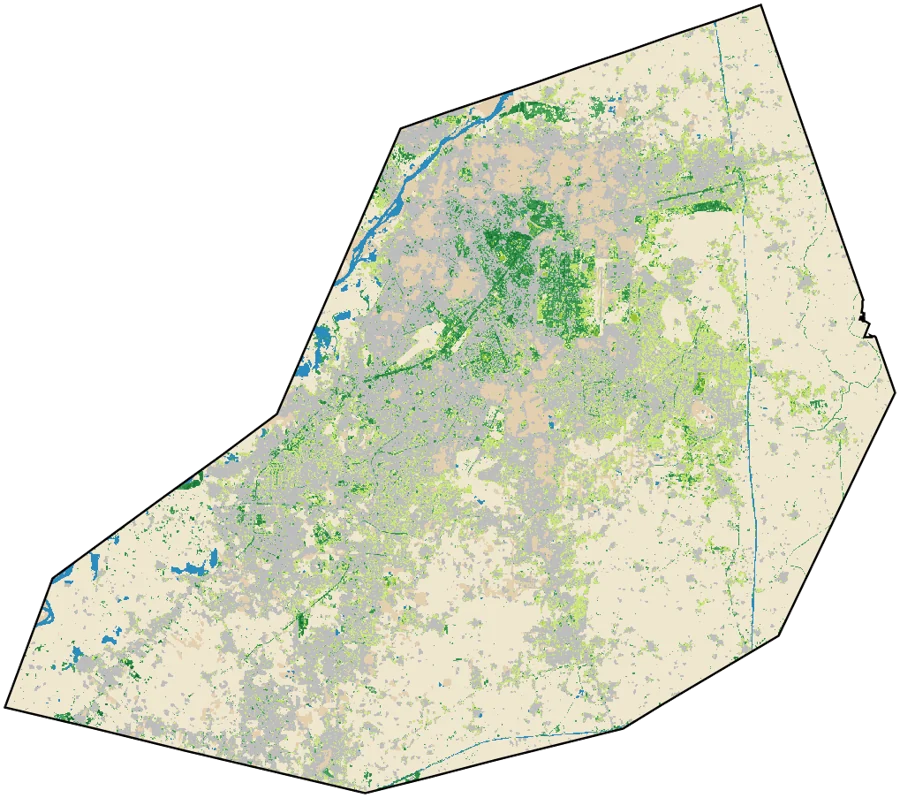
#> input picture docs/img/map_2025.webp, 900 x 798 px, given in place of map_2025.png, which was not available
$ python build_carousel.py ../docs/img/map_2025.webp ../docs/img/map_change.webp
#> lines starting #> are read from the running program, lines starting #| are printed output that depends on the picture
"""Build the LinkedIn carousel (7 slides, 4:5) from the study's saved numbers and the story site's map images.

Usage:
  python -I build_carousel.py <map_dir> <out_dir>

<map_dir> holds map_2025, map_change (.png or .webp, transparent outside the district); larger maps give
sharper slides. Slides are laid out on a 1080 x 1350 grid and drawn at 2x (2160 x 2700) so text and charts stay
crisp. Writes slide_1.png ... slide_7.png and lahore_city_of_gardens_carousel.pdf (upload the PDF to LinkedIn as a
document). Colours and wording follow the story site (docs/index.html).
"""
import os
import sys

from PIL import Image, ImageDraw, ImageFont

S = 2                                   # drawing scale: 1080 x 1350 layout, 2160 x 2700 pixels
W, H = 1080, 1350
FONT_DIR = r'C:\Windows\Fonts'
PAPER, CARD, INK, INK2, MUTED, LINE = '#f6f3ea', '#fffdf8', '#14231d', '#3d4a44', '#6b756f', '#e3ddcf'
BRAND, GOLD, RED = '#14532d', '#c98714', '#b4361f'
C = {'trees': '#1f6e3d', 'grass': '#9cc44a', 'built': '#6b7280', 'crops': '#c98714', 'water': '#2f8ad0', 'bare': '#c0573a'}
N_SLIDES = 7

# ---------------------------------------------------------------- the study's numbers (saved results, November 2026)
YEARS = [2019, 2020, 2021, 2022, 2023, 2024, 2025]
TREES = [62.92, 67.24, 73.45, 76.85, 74.04, 68.82, 69.81]
GRASS = [144.32, 147.92, 151.82, 153.43, 154.85, 156.60, 171.40]
CROP_CHANGE = [0, 12, -24, -48, -73, -63, -66]      # farmland, this study's crop model, km² since 2019
BUILT_CHANGE = [0, 11, -7, 28, 88, 71, 66]          # built-up, Google Dynamic World, km² since 2019
BUDGET = [('trees', 'Trees', 70), ('grass', 'Grass, lawns, parks', 171), ('built', 'Built-up', 496),
          ('crops', 'Cropland', 748), ('water', 'Water', 11), ('bare', 'Bare ground', 197)]
CROP_SEASONS = [('Two crops a year', 603, '#8a5a00'), ('Winter only', 89, '#c98714'),
                ('Summer only', 49, '#e3b860'), ('Unclear', 8, '#efdcae')]
GAINS = [('DHA Phase 7', 16), ('Govt Servants Housing', 16), ('Lakhoder (Mehmood Booti)', 15), ('DHA Phase 8', 14)]


def font(name, size):
    return ImageFont.truetype(os.path.join(FONT_DIR, name), int(size * S))


SERIF_B = lambda s: font('georgiab.ttf', s)
SANS = lambda s: font('segoeui.ttf', s)
SANS_B = lambda s: font('segoeuib.ttf', s)
SANS_SB = lambda s: font('seguisb.ttf', s)
SYM = lambda s: font('seguisym.ttf', s)      # arrows and ticks (missing from Georgia and Segoe UI Bold)


class Draw:
    """ImageDraw on the 2x canvas, addressed in 1080 x 1350 layout units."""

    def __init__(self, im):
        self.d = ImageDraw.Draw(im)

    @staticmethod
    def _p(v):
        return [x * S for x in v]

    def text(self, xy, t, font, fill, anchor=None):
        self.d.text(self._p(xy), t, font=font, fill=fill, anchor=anchor)

    def textlength(self, t, font):
        return self.d.textlength(t, font=font) / S

    def line(self, pts, fill, width=1, joint=None):
        flat = [c * S for p in pts for c in (p if isinstance(p, tuple) else (p,))]
        self.d.line(flat, fill=fill, width=int(width * S), joint=joint)

    def rectangle(self, box, fill):
        self.d.rectangle(self._p(box), fill=fill)

    def rounded_rectangle(self, box, radius, fill=None, outline=None, width=1):
        self.d.rounded_rectangle(self._p(box), radius=radius * S, fill=fill, outline=outline, width=int(width * S))

    def ellipse(self, box, fill, outline=None, width=1):
        self.d.ellipse(self._p(box), fill=fill, outline=outline, width=int(width * S))


def wrap(d, text, f, width):
    lines, line = [], ''
    for w in text.split():
        t = (line + ' ' + w).strip()
        if d.textlength(t, f) <= width:
            line = t
        else:
            lines.append(line)
            line = w
    lines.append(line)
    return lines


def text_block(d, xy, text, f, fill, width, gap=1.3):
    x, y = xy
    for ln in wrap(d, text, f, width):
        d.text((x, y), ln, f, fill)
        y += f.size / S * gap
    return y


def runs(d, x, y, parts):
    """Draw [(text, font, colour), ...] side by side on one baseline row; returns the end x."""
    for t, f, c in parts:
        d.text((x, y), t, f, c, anchor='ls')
        x += d.textlength(t, f)
    return x


def base(n, kicker, title, dark=False):
#> called with n = 1, kicker = '', title = '', dark = True
    im = Image.new('RGB', (W * S, H * S), BRAND if dark else PAPER)
    d = Draw(im)
    y = 0
    if not dark:
        d.rectangle([0, 0, W, 10], BRAND)
        d.text((70, 62), kicker.upper(), SANS_B(24), GOLD)
        y = text_block(d, (70, 100), title, SERIF_B(58), INK, W - 140, 1.15)
    fc = '#cfe3cb' if dark else MUTED
    d.text((70, H - 74), 'City of Gardens? · Muhammad Ejaz Sarwar (PAS)', SANS(22), fc)
    for i in range(N_SLIDES):
        cx = W - 70 - (N_SLIDES - 1 - i) * 22
        d.ellipse([cx - 6, H - 68, cx + 6, H - 56], fill=(GOLD if i == n - 1 else ('#4a7a5c' if dark else LINE)))
    return im, d, y


def card(d, box, fill=CARD):
    d.rounded_rectangle(box, radius=24, fill=fill, outline=LINE, width=2)


def find_map(folder, name):
#> called with folder = '../docs/img/map_2025.webp', name = 'map_2025'
    for ext in ('.png', '.webp'):
        p = os.path.join(folder, name + ext)
        if os.path.exists(p):
            return p
    raise FileNotFoundError(name)


def paste_map(im, path, box):
#> called with path = '../docs/img/map_2025.webp/map_2025.png', box = (85, 660, 995, 1160)
    m = Image.open(path).convert('RGBA')
#> m is the input picture: PIL image 900x798 RGBA; mean R, G, B, A 119.6, 122.4, 106, 145.6
    bw, bh = (box[2] - box[0]) * S, (box[3] - box[1]) * S
    m.thumbnail((bw, bh), Image.LANCZOS) if m.width > bw or m.height > bh else None
    if m.width < bw and m.height < bh:
        k = min(bw / m.width, bh / m.height)
        m = m.resize((int(m.width * k), int(m.height * k)), Image.LANCZOS)
#> m: PIL image 1127x1000 RGBA
    x = box[0] * S + (bw - m.width) // 2
    y = box[1] * S + (bh - m.height) // 2
    im.paste(m, (int(x), int(y)), m)
    return x / S, y / S, m.width / S, m.height / S


def stat_card(d, box, big, caption, colour):
    card(d, box)
    x0, y0 = box[0] + 30, box[1] + 22
    if isinstance(big, list):
        runs(d, x0, y0 + 76, big)
    else:
        d.text((x0, y0), big, SERIF_B(74), colour)
    text_block(d, (x0, y0 + 108), caption, SANS(27), INK2, box[2] - box[0] - 60)


def tick(d, cx, cy, ok):
    d.ellipse([cx - 23, cy - 23, cx + 23, cy + 23], fill='#2f7d4f' if ok else '#b7791f')
    if ok:
        d.line([(cx - 11, cy + 1), (cx - 3, cy + 10), (cx + 12, cy - 9)], fill='#ffffff', width=5, joint='curve')
    else:
        d.text((cx, cy + 1), '!', SANS_B(30), '#ffffff', anchor='mm')


# ---------------------------------------------------------------- slides
def slide1(maps):
    im, d, _ = base(1, '', '', dark=True)
    d.text((70, 90), 'LAHORE DISTRICT · 2019–2025 · FROM SPACE', SANS_B(26), '#f2c45a')
    d.text((64, 140), 'City of', SERIF_B(130), '#ffffff')
    d.text((64, 290), 'Gardens?', SERIF_B(150), '#f2c45a')
    d.text((70, 488), 'Grass cover up. Fields down.', SERIF_B(52), '#ffffff')
    d.text((70, 553), 'Trees still at 4%.', SERIF_B(52), '#f6a58c')
    d.rounded_rectangle([70, 650, W - 70, 1170], radius=28, fill=PAPER)
    paste_map(im, find_map(maps, 'map_2025'), (85, 660, W - 85, 1160))
    d.text((70, 1196), 'Seven years of Sentinel-2 satellite images, read at 10 m', SANS(28), '#d9ead3')
    runs(d, W - 190, 1232, [('Swipe ', SANS_B(30), '#f2c45a'), ('→', SYM(30), '#f2c45a')])
#> the loop in runs, `for t, f, c in parts:` made 2 passes
#> x on passes 1 to 2: 989, 1014.1
#> after the loop in runs, `for t, f, c in parts:`: x = 1014.1
    return im


def slide2(maps):
    im, d, y = base(2, 'Non-crop green cover', 'Lahore got a little greener, mostly in grass')
#> y = 233.4
    stat_card(d, (70, y + 30, 520, y + 262), '+34 km²', 'trees and grass added, 2019 to 2025', BRAND)
    stat_card(d, (560, y + 30, W - 70, y + 262),
              [('12%', SERIF_B(70), BRAND), (' → ', SYM(56), BRAND), ('14%', SERIF_B(70), BRAND)],
              'of the district: about 2 points more', BRAND)
#> the loop in runs (call 2), `for t, f, c in parts:` made 3 passes
#> x on passes 1 to 3: 745.6, 828.1, 983.7
    top, bot, left, right = y + 330, H - 300, 130, W - 120
#> top = 563.4; bot = 1050; left = 130; right = 960
    vmax = 260
    d.text((left, top - 46), 'km² of non-crop green (crops are not counted as green)', SANS(24), MUTED)
    d.line([(left, bot), (right, bot)], LINE, 2)
    for v in (0, 100, 200):
        yy = bot - (bot - top) * v / vmax
        d.line([(left, yy), (right, yy)], '#ebe6da', 1)
        d.text((left - 14, yy), str(v), SANS(22), MUTED, anchor='rm')
#> this loop made 3 passes
#> yy on passes 1 to 3: 1050, 862.8, 675.7
    n = len(YEARS)
    bw = (right - left) / n * 0.62
#> bw = 73.51
    for i, yr in enumerate(YEARS):
        cx = left + (right - left) * (i + 0.5) / n
        ht = (bot - top) * TREES[i] / vmax
        hg = (bot - top) * GRASS[i] / vmax
        d.rounded_rectangle([cx - bw / 2, bot - ht, cx + bw / 2, bot], radius=4, fill=C['trees'])
        d.rounded_rectangle([cx - bw / 2, bot - ht - hg, cx + bw / 2, bot - ht - 3], radius=4, fill=C['grass'])
        d.text((cx, bot + 14), str(yr), SANS(24), MUTED, anchor='ma')
        if i in (0, n - 1):
            d.text((cx, bot - ht - hg - 12), '%d' % round(TREES[i] + GRASS[i]), SANS_B(28), INK, anchor='mb')
#> this loop made 7 passes
#> (cx, ht, hg) on passes 1 to 7: (189.3, 117.8, 270.1), (307.9, 125.8, 276.8), (426.4, 137.5, 284.1), (545, 143.8, 287.2), (663.6, 138.6, 289.8), (782.1, 128.8, 293.1), (900.7, 130.7, 320.8)
    cx = left + (right - left) * (n - 0.5) / n
    d.text((cx + bw / 2 + 10, bot - (bot - top) * TREES[-1] / vmax / 2), 'Trees', SANS_B(22), INK, anchor='lm')
    d.text((cx + bw / 2 + 10, bot - (bot - top) * (TREES[-1] + GRASS[-1] / 2) / vmax), 'Grass', SANS_B(22), INK,
           anchor='lm')
    text_block(d, (70, H - 232), 'Tree cover barely moved. The rise is only just statistically significant, and '
               'part of the year-to-year swing follows rainfall.', SANS(28), INK2, W - 140)
    return im


def slide3(maps):
#> called with maps = '../docs/img/map_2025.webp'
    im, d, y = base(3, 'Where it grew', 'The new green is mostly grass, much of it in new schemes')
#> y = 233.4
    mx, my, mw, mh = paste_map(im, find_map(maps, 'map_change'), (70, y + 16, W - 70, y + 520))
#> call 2 of paste_map, with path = '../docs/img/map_2025.webp/map_change.png', box = (70, 249.4, 1010, 753.4)
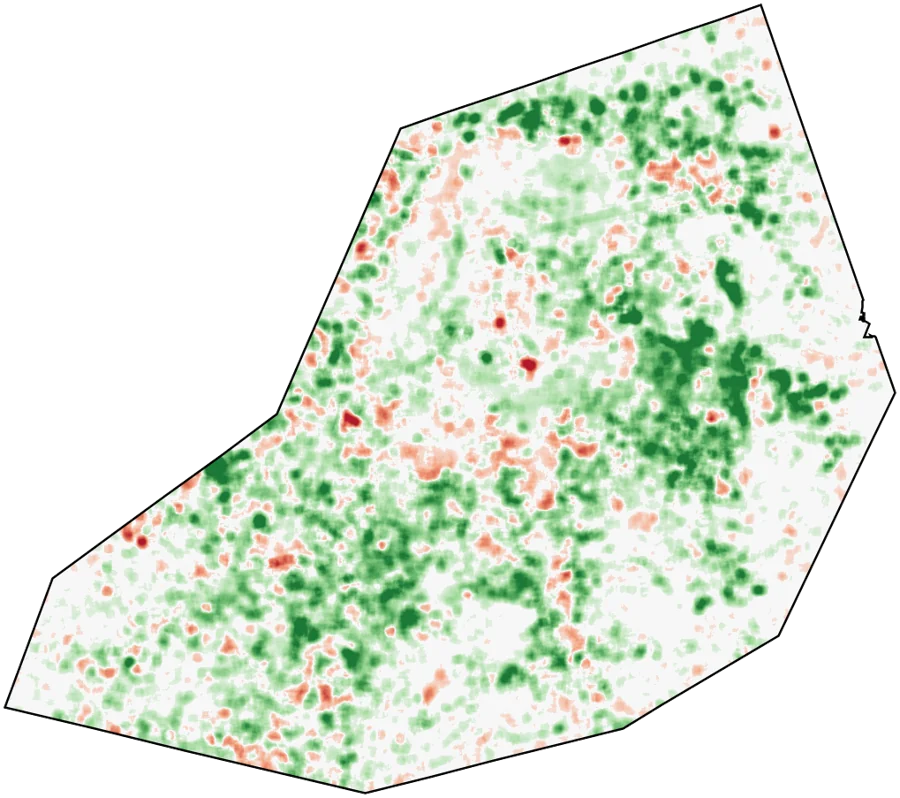
#> input picture docs/img/map_change.webp, 900 x 798 px, given in place of map_change.png, which was not available
#> in paste_map, m is the input picture: PIL image 900x798 RGBA; mean R, G, B, A 117.7, 128.7, 113.7, 145.6
#> mx = 256; my = 249.4; mw = 568; mh = 504
    ky = my + mh + 22
#> ky = 775.4
    stops = ['#b2182b', '#f4a582', '#f7f7f7', '#a6dba0', '#1b7837']
    seg = (W - 140) / len(stops)
    for i, s in enumerate(stops):
        d.rectangle([70 + i * seg, ky, 70 + (i + 1) * seg, ky + 16], s)
    d.text((70, ky + 26), 'green lost', SANS(22), MUTED)
    d.text((W / 2, ky + 26), 'no change', SANS(22), MUTED, anchor='ma')
    d.text((W - 70, ky + 26), 'green gained', SANS(22), MUTED, anchor='ra')
    ly = ky + 78
#> ly = 853.4
    d.text((70, ly), 'Biggest gains, share of each 1 km² that turned green', SANS_B(27), INK)
    yy = ly + 50
#> yy = 903.4
    for name, pts in GAINS:
        d.text((70, yy), 'near ' + name, SANS(28), INK2)
        d.text((W - 70, yy), '+%d points' % pts, SANS_B(28), C['trees'], anchor='ra')
        d.line([(70, yy + 42), (W - 70, yy + 42)], LINE, 1)
        yy += 50
#> this loop made 4 passes
#> yy on passes 1 to 4: 953.4, 1003.4, 1053.4, 1103.4
#> after the loop, yy = 1103.4
    text_block(d, (70, yy + 18), 'This study counts trees, grass and parks as green, not crop fields, so a field '
               'turned into grass or a green belt shows up as new green.', SANS(26), MUTED, W - 140)
    return im


def slide4(maps):
#> called with maps = '../docs/img/map_2025.webp'
    im, d, y = base(4, 'Farmland', 'The city is growing over its fields')
#> y = 233.4
    stat_card(d, (70, y + 30, 520, y + 262), '−66 km²', 'farmland lost, 2019 to 2025 (−9%)', C['crops'])
    stat_card(d, (560, y + 30, W - 70, y + 262), '+66 km²', 'built-up land, same years', C['built'])
    top, bot, left, right = y + 340, H - 330, 140, W - 200
#> top = 573.4; bot = 1020; left = 140; right = 880
    vmin, vmax = -100, 100
    yv = lambda v: top + (bot - top) * (vmax - v) / (vmax - vmin)
    d.text((left, top - 50), 'Change since 2019, km²', SANS(24), MUTED)
    for v in (-100, -50, 0, 50, 100):
        d.line([(left, yv(v)), (right, yv(v))], '#b9b2a2' if v == 0 else '#ebe6da', 2 if v == 0 else 1)
        d.text((left - 14, yv(v)), ('+%d' % v) if v > 0 else ('−%d' % -v if v < 0 else '0'), SANS(22), MUTED,
               anchor='rm')
    n = len(YEARS)
    xv = lambda i: left + (right - left) * i / (n - 1)
    for series, key, label in ((CROP_CHANGE, 'crops', 'Farmland'), (BUILT_CHANGE, 'built', 'Built-up')):
        pts = [(xv(i), yv(v)) for i, v in enumerate(series)]
        d.line(pts, C[key], 6, joint='curve')
        for p in pts:
            d.ellipse([p[0] - 9, p[1] - 9, p[0] + 9, p[1] + 9], fill=C[key], outline=PAPER, width=3)
        d.text((pts[-1][0] + 20, pts[-1][1]), label, SANS_B(26), INK, anchor='lm')
    for i, yr in enumerate(YEARS):
        d.text((xv(i), bot + 16), str(yr), SANS(22), MUTED, anchor='ma')
    text_block(d, (70, H - 232), 'About 41 km² of 2019 farmland was built on by 2025. A second, separate method '
               'finds about 51 km².', SANS(28), INK2, W - 140)
    return im


def slide5(maps):
#> called with maps = '../docs/img/map_2025.webp'
    im, d, y = base(5, 'The whole picture, 2025', 'All of Lahore in 100 squares')
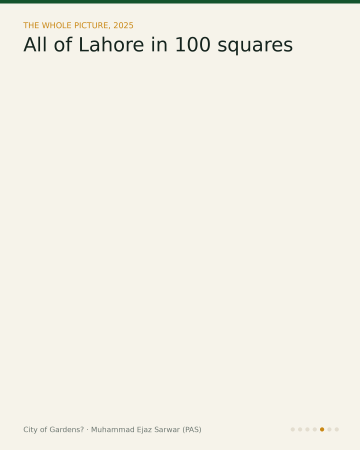
#> im: PIL image 2160x2700 RGB (shown at 1/6 size); mean R, G, B 242.6, 240.1, 230.8
#> y = 166.7
    total = sum(v for _, _, v in BUDGET)
    raw = [100 * v / total for _, _, v in BUDGET]
    cells = [int(r) for r in raw]
    for i in sorted(range(len(raw)), key=lambda i: raw[i] - int(raw[i]), reverse=True)[:100 - sum(cells)]:
        cells[i] += 1
    colours = []
    for (k, _, _), c in zip(BUDGET, cells):
        colours += [C[k]] * c
    gx, gy, size, gap = 70, y + 40, 56, 6
#> gx = 70; gy = 206.7; size = 56; gap = 6
    for i, col in enumerate(colours):
        r, cidx = divmod(i, 10)
        x0, y0 = gx + cidx * (size + gap), gy + r * (size + gap)
        d.rounded_rectangle([x0, y0, x0 + size, y0 + size], radius=7, fill=col)
#> this loop made 100 passes
#> (x0, y0) on passes 1 to 8: (70, 206.7), (132, 206.7), (194, 206.7), (256, 206.7), (318, 206.7), (380, 206.7), (442, 206.7), (504, 206.7)
    lx, ly = gx + 10 * (size + gap) + 34, gy + 4
#> lx = 724; ly = 210.7
    for k, name, v in BUDGET:
        d.rounded_rectangle([lx, ly + 8, lx + 26, ly + 34], radius=6, fill=C[k])
        d.text((lx + 40, ly), name, SANS_SB(27), INK)
        d.text((lx + 40, ly + 38), '%d%% · %d km²' % (round(100 * v / total), v), SANS(25), MUTED)
        ly += 100
#> this loop made 6 passes
#> ly on passes 1 to 6: 310.7, 410.7, 510.7, 610.7, 710.7, 810.7
#> after the loop, ly = 810.7
    # inside the biggest slice: cropland by growing season, one 100% bar
    by = gy + 10 * (size + gap) + 50
#> by = 876.7
    d.text((70, by), 'Inside cropland: most fields grow two crops a year', SANS_B(28), INK)
    bx, bw, crop_total = 70, W - 140, sum(v for _, v, _ in CROP_SEASONS)
    x = bx
    for name, v, col in CROP_SEASONS:
        w = bw * v / crop_total
        d.rounded_rectangle([x, by + 52, x + max(w - 3, 3), by + 96], radius=6, fill=col)
        x += w
#> after the loop, x = 1010
    ky = by + 120
#> ky = 996.7
    for i, (name, v, col) in enumerate(CROP_SEASONS):
        cx = 70 + (i % 2) * 470
        cy = ky + (i // 2) * 44
        d.rounded_rectangle([cx, cy + 6, cx + 22, cy + 28], radius=5, fill=col)
        d.text((cx + 34, cy), '%s  %d km²' % (name, v), SANS(25), INK2)
#> this loop made 4 passes
#> cy on passes 1 to 4: 996.7, 996.7, 1040.7, 1040.7
    text_block(d, (70, ky + 110), 'Each square is 1% of the district, about 17 km². Wheat grows in winter, '
               'rice in summer.', SANS(25), MUTED, W - 140)
    return im


def bullet(d, x, y, w, label, value, unit, vmax, marks, colour):
    d.text((x, y), label, SANS_SB(30), INK)
    d.text((x + w, y - 14), value + unit, SERIF_B(56), colour, anchor='ra')
    by = y + 74
    d.rounded_rectangle([x, by, x + w, by + 28], radius=14, fill='#ece6d8')
    d.rounded_rectangle([x, by, x + max(28, w * float(value) / vmax), by + 28], radius=14, fill=colour)
    for m, t in marks:
        mx = x + w * m / vmax
        d.line([(mx, by - 10), (mx, by + 38)], INK, 4)
        d.text((min(mx, x + w), by + 50), t, SANS(23), INK2, anchor='ra' if mx > x + w - 120 else 'ma')
    return by + 132


def slide6(maps):
#> called with maps = '../docs/img/map_2025.webp'
    im, d, y = base(6, 'Green for whom?', 'Far from the benchmarks')
#> y = 166.7
    yy = y + 56
#> yy = 222.7
    yy = bullet(d, 70, yy, W - 140, 'Tree canopy of the district', '4.1', '%', 35, [(30, 'target 30% (3-30-300 rule)')], RED)
#> in bullet, `by = y + 74`: by = 296.7
#> yy = 428.7
    yy = bullet(d, 70, yy, W - 140, 'Residents within 300 m of a park', '24', '%', 100, [(100, 'WHO/Europe: everyone')], RED)
#> yy = 634.7
    yy = bullet(d, 70, yy, W - 140, 'Non-crop green per resident', '19', ' m²', 55, [(9, 'minimum 9'), (50, 'ideal 50')], GOLD)
#> yy = 840.7
    card(d, (70, yy + 10, W - 70, H - 140))
    d.text((104, yy + 40), '0 of 137', SERIF_B(84), RED)
    d.text((104, yy + 150), 'neighbourhoods reach 30% tree canopy', SANS_SB(32), INK)
    rows = [('Leafiest', 'Zaman Park 25% · Mayo Gardens 24% · GOR 24%'),
            ('Least', 'Bagrian 1% · DHA Phase 9 Prism 1.5% · Chah Miran 1.5%')]
    ry = yy + 222
#> ry = 1062.7
    for k, v in rows:
        d.text((104, ry), k, SANS_B(26), INK)
        text_block(d, (230, ry), v, SANS(26), INK2, W - 340)
        ry += 56
#> this loop made 2 passes
#> ry on passes 1 to 2: 1118.7, 1174.7
#> after the loop, ry = 1174.7
    return im


def slide7(maps):
#> called with maps = '../docs/img/map_2025.webp'
    im, d, y = base(7, 'How we know', 'Checked against data the model never saw')
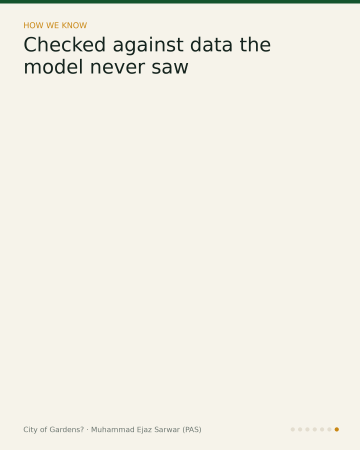
#> im: PIL image 2160x2700 RGB (shown at 1/6 size); mean R, G, B 241.7, 239.4, 230.1
#> y = 233.4
    checks = [(True, 'NASA GEDI space laser agrees with the tree change'),
              (True, 'Green fell on 74% of land newly built 2019–2023 (Google Open Buildings)'),
              (True, 'About 1% false change on land that cannot change'),
              (True, 'Same direction under every model setting'),
              (True, 'Farmland loss confirmed by two separate methods'),
              (False, 'Trees under-counted by about 9%, mostly very small trees'),
              (False, 'The rise is only just significant: 7 years is a short record')]
    yy = y + 44
#> yy = 277.4
    for ok, t in checks:
        tick(d, 93, yy + 22, ok)
        yy = text_block(d, (140, yy + 2), t, SANS(29), INK2, W - 210) + 20
#> this loop made 7 passes
#> yy on passes 1 to 7: 337.1, 434.5, 494.2, 553.9, 613.6, 673.3, 733
#> after the loop, yy = 733
    by = max(yy + 24, H - 400)
#> by = 950
    d.rounded_rectangle([70, by, W - 70, by + 230], radius=28, fill=BRAND)
    d.text((110, by + 42), 'Find your own neighbourhood', SERIF_B(48), '#ffffff')
    text_block(d, (110, by + 118), 'Live map, visual story, code and data: links in the first comment.',
               SANS(30), '#d9ead3', W - 220)
    return im


def main(maps, out):
    os.makedirs(out, exist_ok=True)
    slides = [f(maps) for f in (slide1, slide2, slide3, slide4, slide5, slide6, slide7)]
#> slides = 7 items
    for i, s in enumerate(slides, 1):
        s.save(os.path.join(out, 'slide_%d.png' % i), optimize=True)
#> this loop made 7 passes
#> pass 1, in main, `s.save(os.path.join(out, 'slide_%d.png' % i), optimize=True)`:
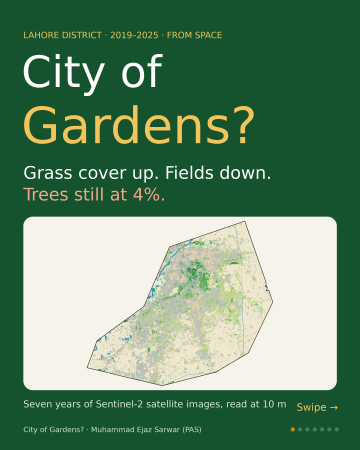
#> saved as slide_1.png: PIL image 2160x2700 RGB (shown at 1/6 size); mean R, G, B 99.6, 138, 106.8
#> pass 2, in main, `s.save(os.path.join(out, 'slide_%d.png' % i), optimize=True)`:
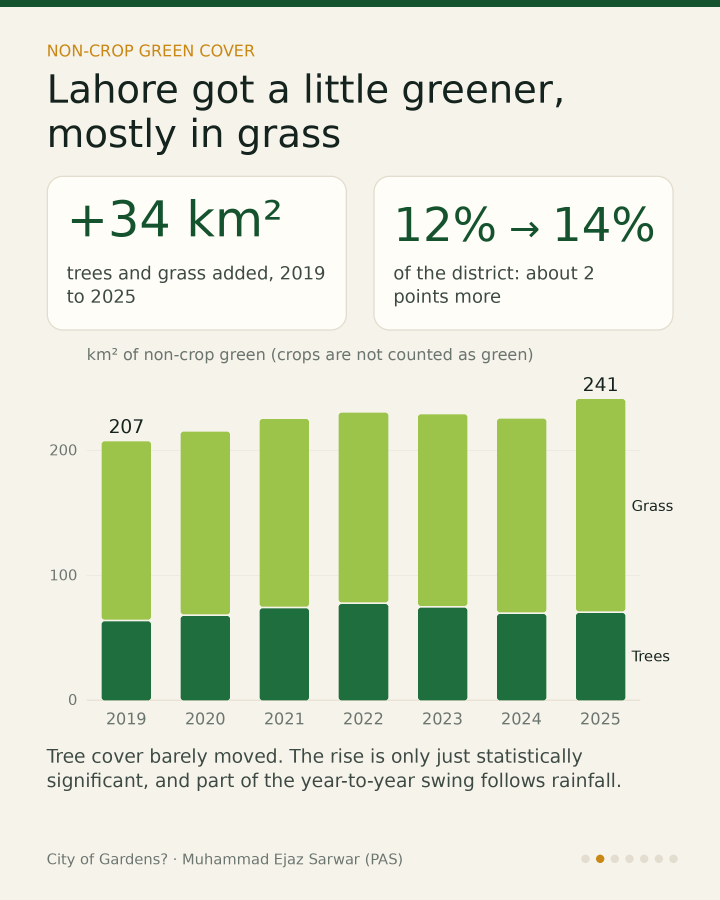
#> saved as slide_2.png: PIL image 2160x2700 RGB (shown at 1/3 size); mean R, G, B 219.8, 226.4, 204
    pdf = os.path.join(out, 'lahore_city_of_gardens_carousel.pdf')
    slides[0].save(pdf, save_all=True, append_images=slides[1:], resolution=144, quality=95)
    print(pdf, os.path.getsize(pdf) // 1024, 'KB', slides[0].size)
#| ../docs/img/map_change.webp/lahore_city_of_gardens_carousel.pdf 3803 KB (2160, 2700)


if __name__ == '__main__':
    main(sys.argv[1], sys.argv[2])
